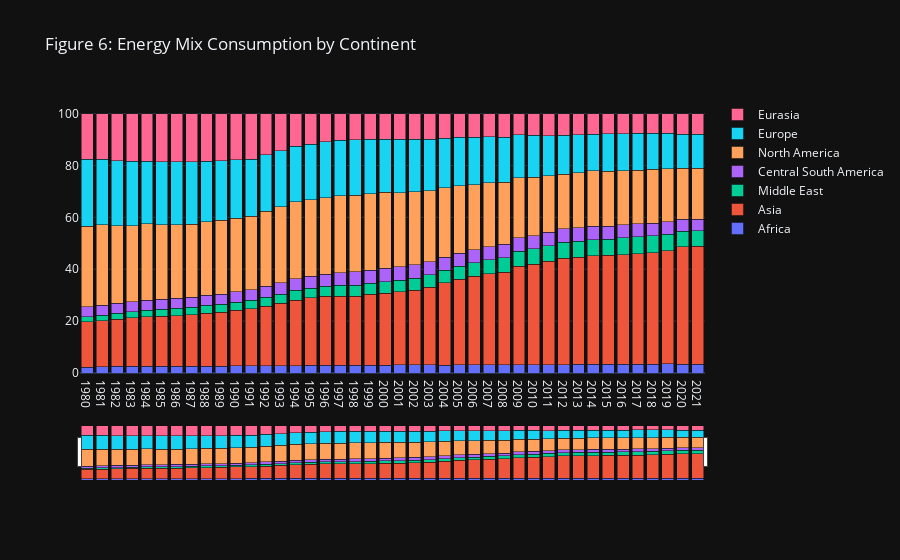

Notebook cell for this chart:
### Code cell
fig_total_con_portion_all = go.Figure()
fig_total_con_portion_all = fig_total_con_portion_all.add_trace(go.Bar(x=total_all_con_sum.index, y=total_all_con_sum['Africa_Portion'],name='Africa'))
fig_total_all_portion_all = fig_total_con_portion_all.add_trace(go.Bar(x=total_all_con_sum.index, y=total_all_con_sum['Asia_Portion'], name='Asia'))
fig_total_all_portion_all = fig_total_con_portion_all.add_trace(go.Bar(x=total_all_con_sum.index, y=total_all_con_sum['Middle_East_Portion'], name='Middle East'))
fig_total_all_portion_all = fig_total_con_portion_all.add_trace(go.Bar(x=total_all_con_sum.index, y=total_all_con_sum['Central_South_America_Portion'], name='Central South America'))
fig_total_all_portion_all = fig_total_con_portion_all.add_trace(go.Bar(x=total_all_con_sum.index, y=total_all_con_sum['North_America_Portion'], name='North America'))
fig_total_all_portion_all = fig_total_con_portion_all.add_trace(go.Bar(x=total_all_con_sum.index, y=total_all_con_sum['Europe_Portion'], name='Europe'))
fig_total_all_portion_all = fig_total_con_portion_all.add_trace(go.Bar(x=total_all_con_sum.index, y=total_all_con_sum['Eurasia_Portion'], name='Eurasia'))
fig_total_all_portion_all.update_layout(title='Figure 6: Energy Mix Consumption by Continent', template='plotly_dark',barmode='stack')
fig_total_all_portion_all.update_xaxes(rangeslider_visible=True)
fig_total_all_portion_all.show()
